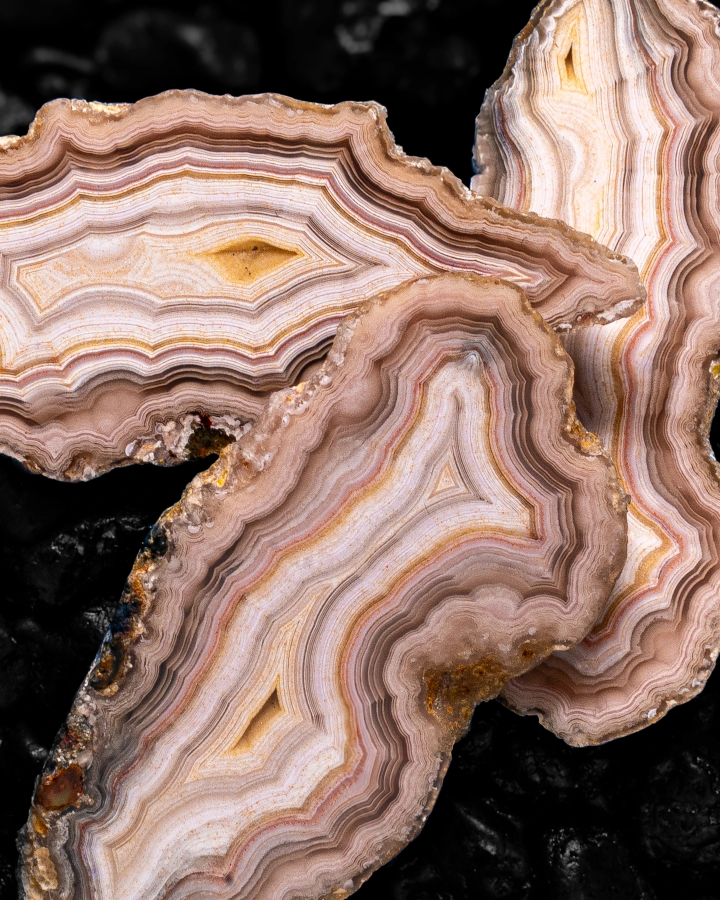
#> input picture source-public/assets/brand/agate-detail.webp, 1440 x 1800 px (shown at 1/2 size)
$ python -i media.py   (imports and definitions only)
#> lines starting #> are read from the running program, lines starting #| are printed output that depends on the picture
"""Local video-to-drafts primitives for a stationary camera and empty intervals.

Apple AVFoundation decodes video, Vision reads a selected scale display, and
SpeechAnalyzer uses only installed on-device language assets. There are no model
downloads and no cloud fallback. All material identity and pricing stay outside
this image-processing module.
"""
from __future__ import annotations

import hashlib
import json
import math
import os
from pathlib import Path
import re
import shutil
import subprocess
import sys
import tempfile
import threading
from collections import Counter
from decimal import Decimal, InvalidOperation
from typing import Any, Callable

import numpy as np
from PIL import Image, ImageFilter

NATIVE_DIR = Path(__file__).resolve().parent / "native"
_BUILD_LOCK = threading.Lock()
_SPEECH_READINESS: dict | None = None
_UNITS = {"g": "g", "kg": "kg", "oz": "oz", "lb": "lb", "lbs": "lb", "ounce": "oz", "ounces": "oz", "gram": "g", "grams": "g"}
_WEIGHT_RE = re.compile(r"(?<![\d.])(\d{1,6}(?:[.,]\d{1,3})?)\s*(kg|g|oz|lbs?|ounces?|grams?)\b", re.I)


class MediaError(RuntimeError):
    pass


# [211 lines left out: functions capabilities, ensure_native, native, ensure_speech_app, _speech_app, transcribe and 3 more, not called in this run]


def _small(path: str | Path) -> np.ndarray:
    with Image.open(path) as image:
#> image is the input picture: PIL image 1440x1800 RGB; mean R, G, B 142.5, 114.2, 103.6
        return np.asarray(image.convert("RGB").resize((160, 120)).filter(ImageFilter.GaussianBlur(1)), dtype=np.float32) / 255
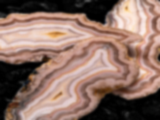
#> returned value: shape (120, 160, 3) float32; mean of channels 0, 1, 2 0.557, 0.446, 0.405; drawn as R, G, B


# [223 lines left out: functions _difference, detect_segments, stable_scale_reading, _quality, _select_frames, _save_photos and 3 more, not called in this run]


def cues_for_interval(cues: list[dict], start: float, end: float) -> list[dict]:
    """A word belongs to one display interval, using its timed midpoint."""
    return [cue for cue in cues if start <= (float(cue["start"]) + float(cue["end"])) / 2 < end]


# [206 lines left out: functions regenerate_clip, process_segment, process_video, not called in this run]

>>> result = _small('../../source-public/assets/brand/agate-detail.webp')

$ run again, on source-public/assets/brand/museum-banded-geode.webp
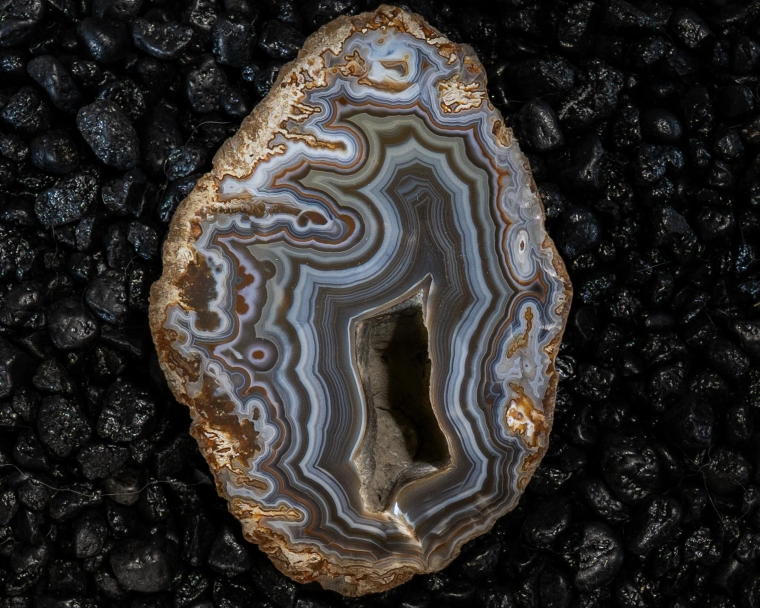
#> input picture source-public/assets/brand/museum-banded-geode.webp, 1519 x 1215 px (shown at 1/2 size)
#> in _small, image is the input picture: PIL image 1519x1215 RGB; mean R, G, B 47.7, 45.1, 43.2
#> in _small, `return np.asarray(image.convert("RGB").resize((160, 120)).filter(Image..`:
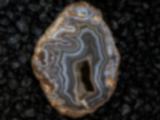
#> returned value: shape (120, 160, 3) float32; mean of channels 0, 1, 2 0.185, 0.175, 0.167; drawn as R, G, B

$ run again, on source-public/assets/brand/museum-display-specimen.webp
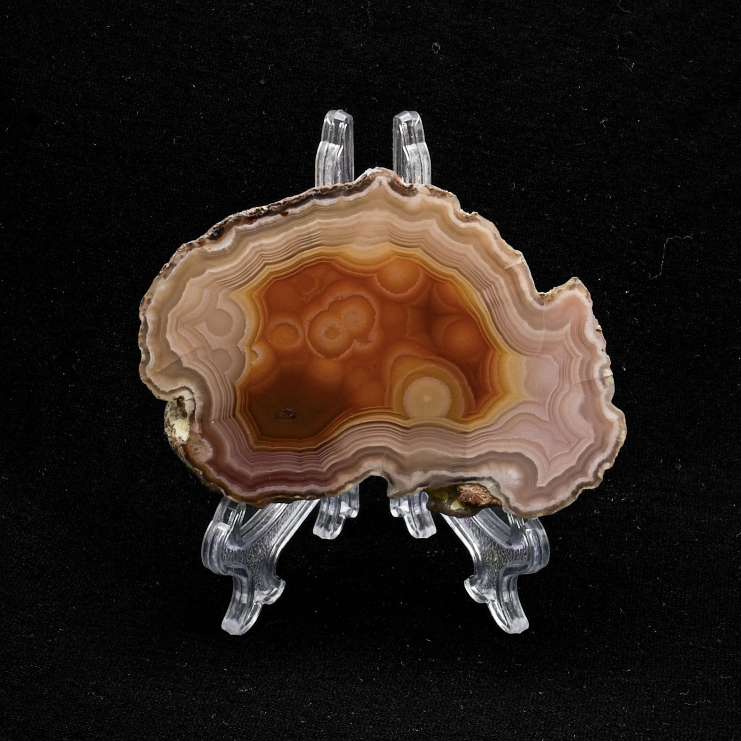
#> input picture source-public/assets/brand/museum-display-specimen.webp, 1482 x 1482 px (shown at 1/2 size)
#> in _small, image is the input picture: PIL image 1482x1482 RGB; mean R, G, B 42, 32.5, 26.6
#> in _small, `return np.asarray(image.convert("RGB").resize((160, 120)).filter(Image..`:
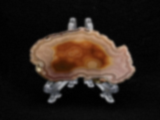
#> returned value: shape (120, 160, 3) float32; mean of channels 0, 1, 2 0.164, 0.126, 0.103; drawn as R, G, B

$ run again, on source-public/assets/brand/museum-golden-bands.webp
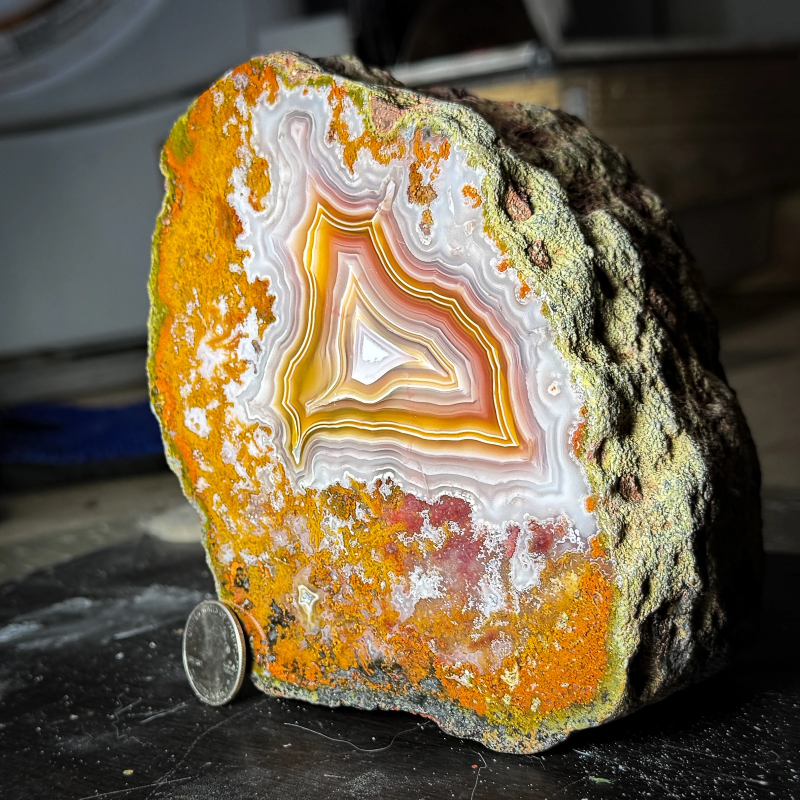
#> input picture source-public/assets/brand/museum-golden-bands.webp, 1600 x 1600 px (shown at 1/2 size)
#> in _small, image is the input picture: PIL image 1600x1600 RGB; mean R, G, B 112.4, 98.6, 74.9
#> in _small, `return np.asarray(image.convert("RGB").resize((160, 120)).filter(Image..`:
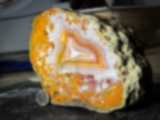
#> returned value: shape (120, 160, 3) float32; mean of channels 0, 1, 2 0.439, 0.385, 0.292; drawn as R, G, B
